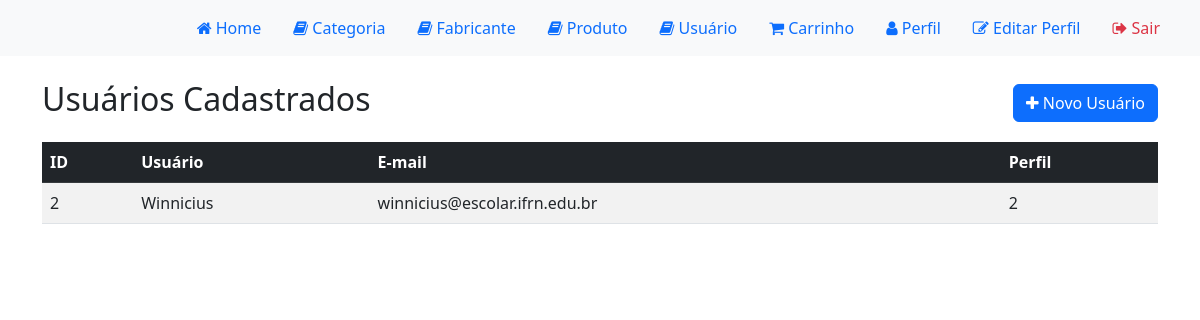
/usuario/ (signed in), run on an earlier commit of the app's database.
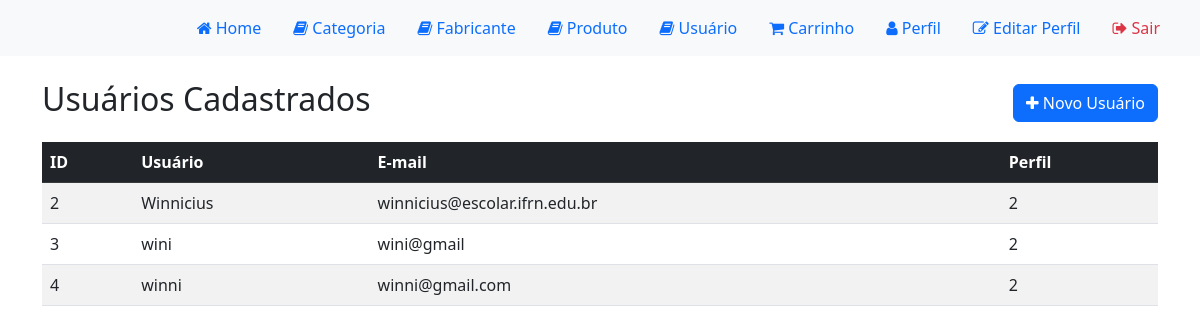
And on a later commit of the database.
### loja/models/Usuario.py (models this page shows, shortened)
class Usuario(models.Model):
    user = models.OneToOneField(User, on_delete=models.CASCADE)
    perfil = models.IntegerField(choices=PERFIL, default=2)
    aniversario = models.DateField(default=None, null=True, blank=True)
    criado_em = models.DateTimeField(auto_now_add=True)
    alterado_em = models.DateTimeField(auto_now=True)
    token = models.CharField(max_length=255, null=True, blank=True)

### loja/views/UsuarioView.py (the view)
@login_required
def list_usuario_view(request, id=None):
    usuarios = Usuario.objects.filter(perfil=2)
    context = {
        'usuarios': usuarios
    }
    return render(request, template_name='usuario/usuario.html', context=context, status=200)

### loja/templates/usuario/usuario.html (shortened to what this page needs)
{% extends 'base.html' %}
{% block content %}
<div class="d-flex justify-content-between align-items-center mb-3">
    <h2>Usuários Cadastrados</h2>
    <a href="{% url 'register' %}" class="btn btn-primary">
        <i class="fa fa-plus"></i> Novo Usuário
    </a>
</div>
<table class="table table-striped table-hover">
    <thead class="table-dark">
        <tr>
            <th>ID</th>
            <th>Usuário</th>
            <th>E-mail</th>
            <th>Perfil</th>
        </tr>
    </thead>
    <tbody>
        {% for usuario in usuarios %}
        <tr>
            <td>{{ usuario.id }}</td>
            <td>{{ usuario.user.username }}</td>
            <td>{{ usuario.user.email }}</td>
            <td>{{ usuario.perfil }}</td>
        </tr>
        {% empty %}
        <tr>
            <td colspan="4" class="text-center">Nenhum usuário encontrado.</td>
        </tr>
        {% endfor %}
    </tbody>
</table>
{% endblock %}

### loja/templates/base.html (shortened to what this page needs)
{% load static %}
<!DOCTYPE html>
<html lang="pt-br">
<head>
    <link rel="stylesheet" href="https://cdn.jsdelivr.net/npm/bootstrap@5.3.0/dist/css/bootstrap.min.css">
    <link rel="stylesheet" href="https://cdnjs.cloudflare.com/ajax/libs/font-awesome/4.7.0/css/font-awesome.min.css">
</head>
<body>
    <header>
        <nav class="navbar justify-content-end navbar-expand-lg bg-light px-4">
            <ul class="nav">
                <li class="nav-item">
                    <a class="nav-link" href="/"><i class="fa fa-home"></i> Home</a>
                </li>
                <li class="nav-item">
                    <a class="nav-link" href="/categoria"><i class="fa fa-book"></i> Categoria</a>
                </li>
                <li class="nav-item">
                    <a class="nav-link" href="/fabricante"><i class="fa fa-book"></i> Fabricante</a>
                </li>
                <li class="nav-item">
                    <a class="nav-link" href="/produto"><i class="fa fa-book"></i> Produto</a>
                </li>
                <li class="nav-item">
                    <a class="nav-link" href="/usuario"><i class="fa fa-book"></i> Usuário</a>
                </li>
                <li class="nav-item">
                    <a class="nav-link text-primary" href="{% url 'list_carrinho' %}">
                        <i class="fa fa-shopping-cart"></i> Carrinho
                    </a>
                </li>
                {% if user.is_authenticated %}
                    <li class="nav-item">
                        <a class="nav-link" href="{% url 'usuario' %}"><i class="fa fa-user"></i> Perfil</a>
                    </li>
                    <li class="nav-item">
                        <a class="nav-link" href="{% url 'edit_usuario' %}"><i class="fa fa-edit"></i> Editar Perfil</a>
                    </li>
                    <li class="nav-item">
                        <a class="nav-link text-danger" href="{% url 'logout' %}"><i class="fa fa-sign-out"></i> Sair</a>
                    </li>
                {% endif %}
            </ul>
        </nav>
    </header>
    <div class="container my-4">
        {% block content %}
        {% endblock %}
    </div>
</body>
</html>

What changed in the data, as far as the page shows it:
added Usuario: id "3", user.username "wini", user.email "wini@gmail", perfil "2"
added Usuario: id "4", user.username "winni", user.email "winni@gmail.com", perfil "2"
